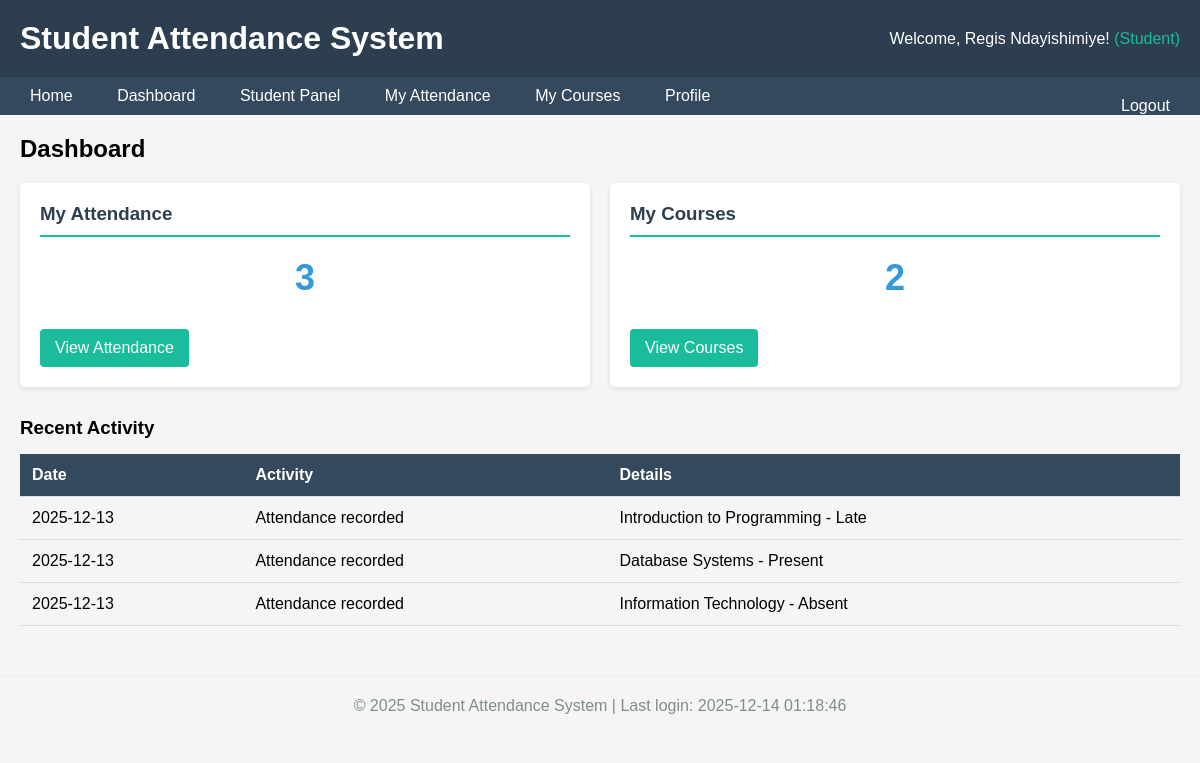
Page /dashboard.php (signed in) on the committed database.
### tables this page shows
CREATE TABLE `attendance` (
  `attendance_id` int(11) NOT NULL,
  `student_id` int(11) NOT NULL,
  `course_id` int(11) NOT NULL,
  `attendance_date` date NOT NULL,
  `status` enum('present','absent','late','excused') NOT NULL,
  `marked_by` int(11) DEFAULT NULL,
  `remarks` text DEFAULT NULL,
  `marked_at` timestamp NOT NULL DEFAULT current_timestamp()
);

CREATE TABLE `courses` (
  `course_id` int(11) NOT NULL,
  `course_code` varchar(20) NOT NULL,
  `course_name` varchar(200) NOT NULL,
  `teacher_id` int(11) DEFAULT NULL,
  `schedule_day` varchar(20) DEFAULT NULL,
  `schedule_time` time DEFAULT NULL,
  `created_at` timestamp NOT NULL DEFAULT current_timestamp()
);

### dashboard.php (the view, shortened to what this page needs)
<?php
$conn = db_connect();
$user_id = $_SESSION['user_id'];
$role = $_SESSION['role'];
?>
<!DOCTYPE html>
<html>
<head>
</head>
<body>
    <div class="header">
        <h1>Student Attendance System</h1>
        <div>
            Welcome, <?php echo htmlspecialchars($_SESSION['full_name']); ?>!
            <span style="color: #1abc9c;">(<?php echo ucfirst($role); ?>)</span>
        </div>
    </div>
    <div class="nav">
        <a href="index.php">Home</a>
        <a href="dashboard.php">Dashboard</a>
        <?php if ($role == 'admin'): ?>
            <a href="admin.php">Admin Panel</a>
            <a href="manage_users.php">Manage Users</a>
            <a href="manage_courses.php">Manage Courses</a>
        <?php elseif ($role == 'teacher'): ?>
            <a href="teacher.php">Teacher Panel</a>
            <a href="mark_attendance.php">Mark Attendance</a>
            <a href="view_attendance.php">View Attendance</a>
        <?php elseif ($role == 'student'): ?>
            <a href="student.php">Student Panel</a>
            <a href="my_attendance.php">My Attendance</a>
            <a href="my_courses.php">My Courses</a>
        <?php endif; ?>
        <a href="profile.php">Profile</a>
        <a href="logout.php" style="float:right;">Logout</a>
    </div>
    <div class="container">
        <h2>Dashboard</h2>
        <div class="dashboard-cards">
            <?php if ($role == 'admin'): ?>
                <?php
                $users_count = $conn->query("SELECT COUNT(*) as count FROM users")->fetch()['count'];
                $courses_count = $conn->query("SELECT COUNT(*) as count FROM courses")->fetch()['count'];
                $students_count = $conn->query("SELECT COUNT(*) as count FROM students")->fetch()['count'];
                $attendance_count = $conn->query("SELECT COUNT(*) as count FROM attendance")->fetch()['count'];
                ?>
                <div class="card">
                    <h3>Total Users</h3>
                    <div class="stat"><?php echo $users_count; ?></div>
                    <a href="manage_users.php" class="btn">View Users</a>
                </div>
                <div class="card">
                    <h3>Total Courses</h3>
                    <div class="stat"><?php echo $courses_count; ?></div>
                    <a href="manage_courses.php" class="btn">View Courses</a>
                </div>
                <div class="card">
                    <h3>Total Students</h3>
                    <div class="stat"><?php echo $students_count; ?></div>
                </div>
                <div class="card">
                    <h3>Attendance Records</h3>
                    <div class="stat"><?php echo $attendance_count; ?></div>
                </div>
            <?php elseif ($role == 'student'): ?>
                <?php
                $student_id = $conn->query("SELECT student_id FROM students WHERE user_id = $user_id")->fetch()['student_id'];
                $my_attendance = $conn->query("SELECT COUNT(*) as count FROM attendance WHERE student_id = $student_id")->fetch()['count'];
                ?>
                <div class="card">
                    <h3>My Attendance</h3>
                    <div class="stat"><?php echo $my_attendance; ?></div>
                    <a href="my_attendance.php" class="btn btn-primary">View Attendance</a>
                </div>
                <div class="card">
                    <h3>My Courses</h3>
                    <div class="stat">2</div>
                    <a href="my_courses.php" class="btn btn-primary">View Courses</a>
                </div>
            <?php endif; ?>
        </div>
        <div class="recent-activity">
            <h3>Recent Activity</h3>
            <table class="table">
                <thead>
                    <tr>
                        <th>Date</th>
                        <th>Activity</th>
                        <th>Details</th>
                    </tr>
                </thead>
                <tbody>
                    <?php
                    if ($role == 'teacher') {
                        $sql = "SELECT a.attendance_date, s.student_code, u.full_name, a.status
                               FROM attendance a
                               JOIN students s ON a.student_id = s.student_id
                               JOIN users u ON s.user_id = u.id
                               WHERE a.marked_by = :user_id
                               ORDER BY a.marked_at DESC
                               LIMIT 5";
                        $stmt = $conn->prepare($sql);
                        $stmt->bindParam(':user_id', $user_id);
                        $stmt->execute();
                        $activities = $stmt->fetchAll();
                        foreach ($activities as $activity) {
                            echo "<tr>";
                            echo "<td>" . htmlspecialchars($activity['attendance_date']) . "</td>";
                            echo "<td>Attendance marked</td>";
                            echo "<td>" . htmlspecialchars($activity['full_name']) . " (" . $activity['student_code'] . ") - " . ucfirst($activity['status']) . "</td>";
                            echo "</tr>";
                        }
                    } elseif ($role == 'student') {
                        $sql = "SELECT a.attendance_date, c.course_name, a.status
                               FROM attendance a
                               JOIN courses c ON a.course_id = c.course_id
                               WHERE a.student_id = :student_id
                               ORDER BY a.attendance_date DESC
                               LIMIT 5";
                        $stmt = $conn->prepare($sql);
                        $stmt->bindParam(':student_id', $student_id);
                        $stmt->execute();
                        $activities = $stmt->fetchAll();
                        foreach ($activities as $activity) {
                            echo "<tr>";
                            echo "<td>" . htmlspecialchars($activity['attendance_date']) . "</td>";
                            echo "<td>Attendance recorded</td>";
                            echo "<td>" . htmlspecialchars($activity['course_name']) . " - " . ucfirst($activity['status']) . "</td>";
                            echo "</tr>";
                        }
                    } else {
                        echo "<tr><td colspan='3'>No recent activity</td></tr>";
                    }
                    ?>
                </tbody>
            </table>
        </div>
    </div>
    <div class="footer">
        <p>© 2025 Student Attendance System | Last login: <?php echo date('Y-m-d H:i:s'); ?></p>
    </div>
</body>
</html>

### dashboard.php (style rules this page uses)
* { margin: 0; padding: 0; box-sizing: border-box; }
body { font-family: Arial, sans-serif; background: #f5f5f5; }
.header { background: #2c3e50; color: white; padding: 20px; display: flex; justify-content: space-between; align-items: center; }
.nav { background: #34495e; padding: 10px; }
.nav a { color: white; text-decoration: none; padding: 10px 15px; margin: 0 5px; border-radius: 4px; }
.container { max-width: 1200px; margin: 0 auto; padding: 20px; }
.dashboard-cards { display: grid; grid-template-columns: repeat(auto-fit, minmax(250px, 1fr)); gap: 20px; margin: 20px 0; }
.card { background: white; padding: 20px; border-radius: 5px; box-shadow: 0 2px 5px rgba(0,0,0,0.1); }
.card h3 { color: #2c3e50; margin-bottom: 10px; padding-bottom: 10px; border-bottom: 2px solid #1abc9c; }
.stat { font-size: 36px; font-weight: bold; color: #3498db; text-align: center; margin: 20px 0; }
.btn { display: inline-block; background: #3498db; color: white; padding: 10px 15px; text-decoration: none; border-radius: 4px; margin-top: 10px; }
.btn-primary { background: #1abc9c; }
.recent-activity { margin-top: 30px; }
.table { width: 100%; border-collapse: collapse; margin-top: 15px; }
.table th, .table td { padding: 12px; text-align: left; border-bottom: 1px solid #ddd; }
.table th { background: #34495e; color: white; }
.footer { text-align: center; padding: 20px; margin-top: 30px; color: #7f8c8d; border-top: 1px solid #eee; }

### rows in the picture
attendance: attendance_date "2025-12-13", course.course_name "Introduction to Programming", status "Late"
attendance: attendance_date "2025-12-13", course.course_name "Database Systems", status "Present"
attendance: attendance_date "2025-12-13", course.course_name "Information Technology", status "Absent"

### other values in the picture
$_SESSION['full_name'] "Regis Ndayishimiye"
$role "Student"
$my_attendance "3"
